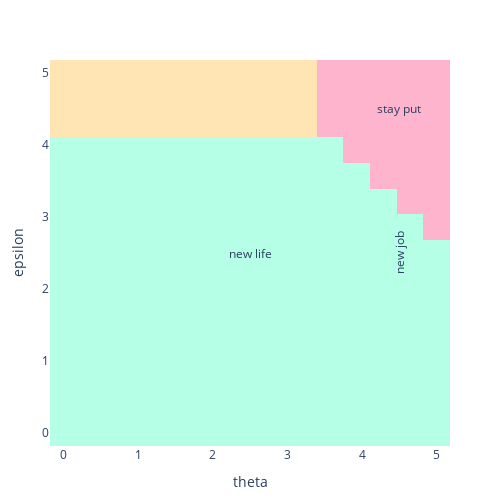

Source (notebook cell):
### Markdown cell above
#### Policy function $a^*(s)$

- Optimal policy function is easier to read/understand
- We'll look more at it

### Code cell
plot_policy(m)

### Figure 1 — Plotly figure (JSON) as saved in the notebook; plotly's stock layout.template omitted (floating-point values rounded to 4 significant figures; data arrays with more than 128 entries replaced by an {"elided": "..."} marker saying what was removed)
{"data": [{"colorbar": {"autotick": false, "dtick": 1, "tick0": 1}, "colorscale": [[0, "#FFB4CE"], [0.3333, "#FFB4CE"], [0.3333, "#FFE5B4"], [0.6667, "#FFE5B4"], [0.6667, "#B4FFE5"], [1, "#B4FFE5"]], "showscale": false, "transpose": true, "type": "heatmap", "x": [0, 0.3571, 0.7143, 1.071, 1.429, 1.786, 2.143, 2.5, 2.857, 3.214, 3.571, 3.929, 4.286, 4.643, 5], "y": [0, 0.3571, 0.7143, 1.071, 1.429, 1.786, 2.143, 2.5, 2.857, 3.214, 3.571, 3.929, 4.286, 4.643, 5], "z": {"elided": "15x15 int values"}}], "layout": {"annotations": [{"showarrow": false, "text": "new life", "x": 2.5, "y": 2.5}, {"showarrow": false, "text": "new job", "textangle": 270, "x": 4.5, "y": 2.5}, {"showarrow": false, "text": "stay put", "x": 4.5, "y": 4.5}], "height": 500, "margin": {"b": 50, "l": 50, "r": 50, "t": 60}, "width": 500, "xaxis": {"title": {"text": "theta"}}, "yaxis": {"title": {"text": "epsilon"}}}}
